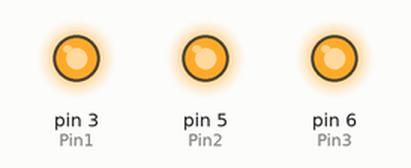
A sketch run on a simulated Arduino Uno, built with avr-gcc and run on an emulated ATmega328P. Parts: output pins drawn as LEDs (lit = HIGH).

Above: at 0.1 s.
Timing chart, 0 to 1.6 s (numbered marks = the images above):
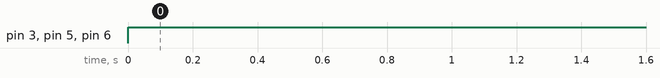

The sketch:

pwm_test_analogWrite.ino
```cpp
int Pin1 = 3;
int Pin2 = 5;
int Pin3 = 6;

int dutycycle = 255;

void setup() {

  pinMode(Pin1, OUTPUT);
  pinMode(Pin2, OUTPUT);
  pinMode(Pin3, OUTPUT);


}

void loop() {
  analogWrite(Pin1, dutycycle);
  analogWrite(Pin2, dutycycle);
  analogWrite(Pin3, dutycycle);

}
```

Measured:
- by itself, pin 3 (Pin1), pin 5 (Pin2), pin 6 (Pin3): LOW → HIGH at 0.00 s
